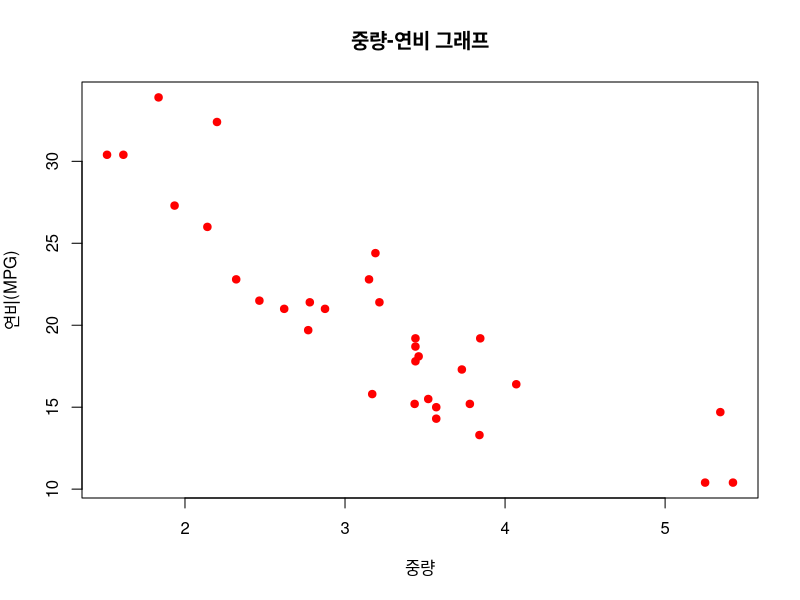
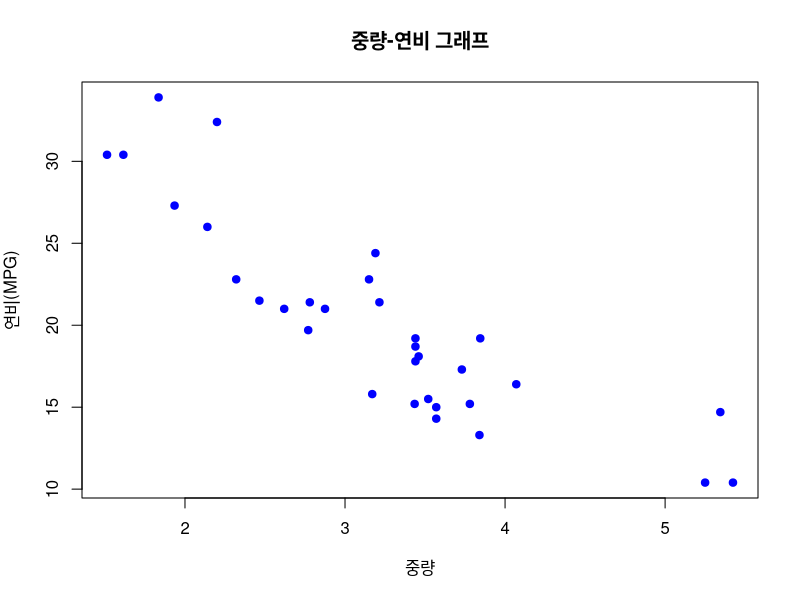
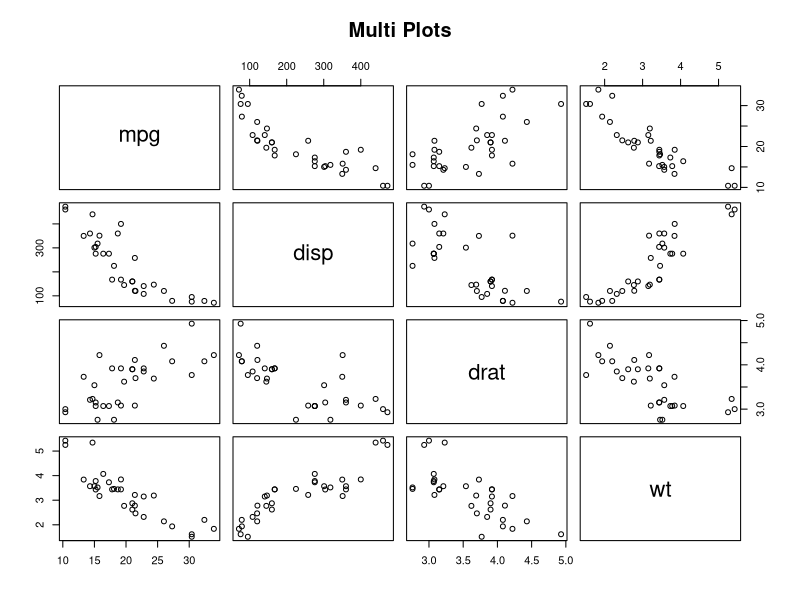
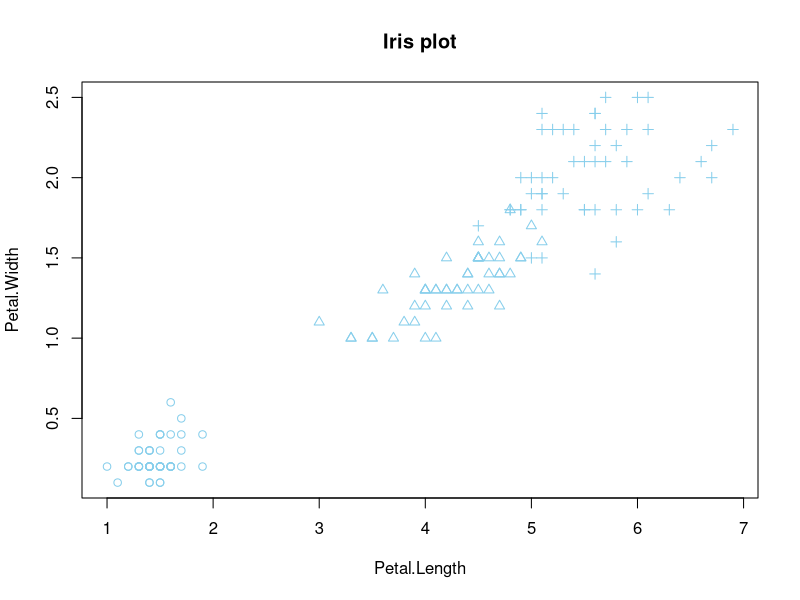
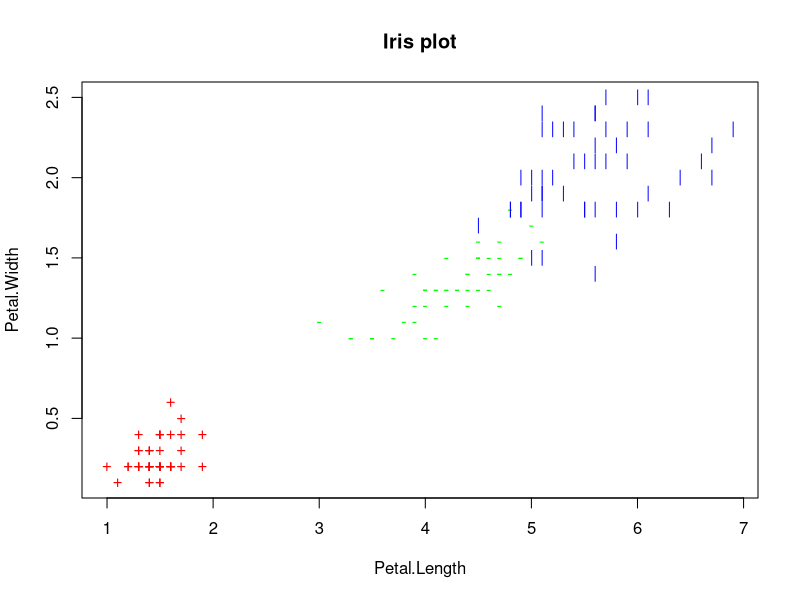

The R script that drew these images, in order:
# 이전 메모리 제거
rm(list = ls())

head(mtcars)
str(mtcars)

# code 6-1
wt <- mtcars$wt                  # 중량 자료
mpg <- mtcars$mpg                # 연비 자료
plot(wt, mpg,                    # 2개 변수(x축, y축)
     main="중량-연비 그래프",    # 제목
     xlab="중량",                # x축 레이블
     ylab="연비(MPG)",           # y축 레이블
     col="red",                  # point의 color
     pch=19)                     # point의 종류

plot(mpg~wt,                    # 2개 변수(x축, y축)
     main="중량-연비 그래프",    # 제목
     xlab="중량",                # x축 레이블
     ylab="연비(MPG)",           # y축 레이블
     col="blue",                  # point의 color
     pch=19)                     # point의 종류

# code 6-2
# drat: 후방 차축비(rear axle ratio)
vars <- c("mpg","disp","drat","wt")    # 대상 변수
target <- mtcars[,vars]
head(target)
pairs(target,                          # 대상 데이터
      main="Multi Plots")

# code 6-3
iris.2 <- iris[,3:4]                   # 데이터 준비
point <- as.numeric(iris$Species)      # 점의 모양
point                                  # point 내용 출력
color <- c("red","green","blue")       # 점의 컬러
plot(iris.2,
     main="Iris plot",
     pch=c(point),
     # col=color[point])
     col='skyblue')

plot(iris.2,
     main="Iris plot",
     pch=rep(c('+', '-', '|'), each=50),
     col=color[point])

